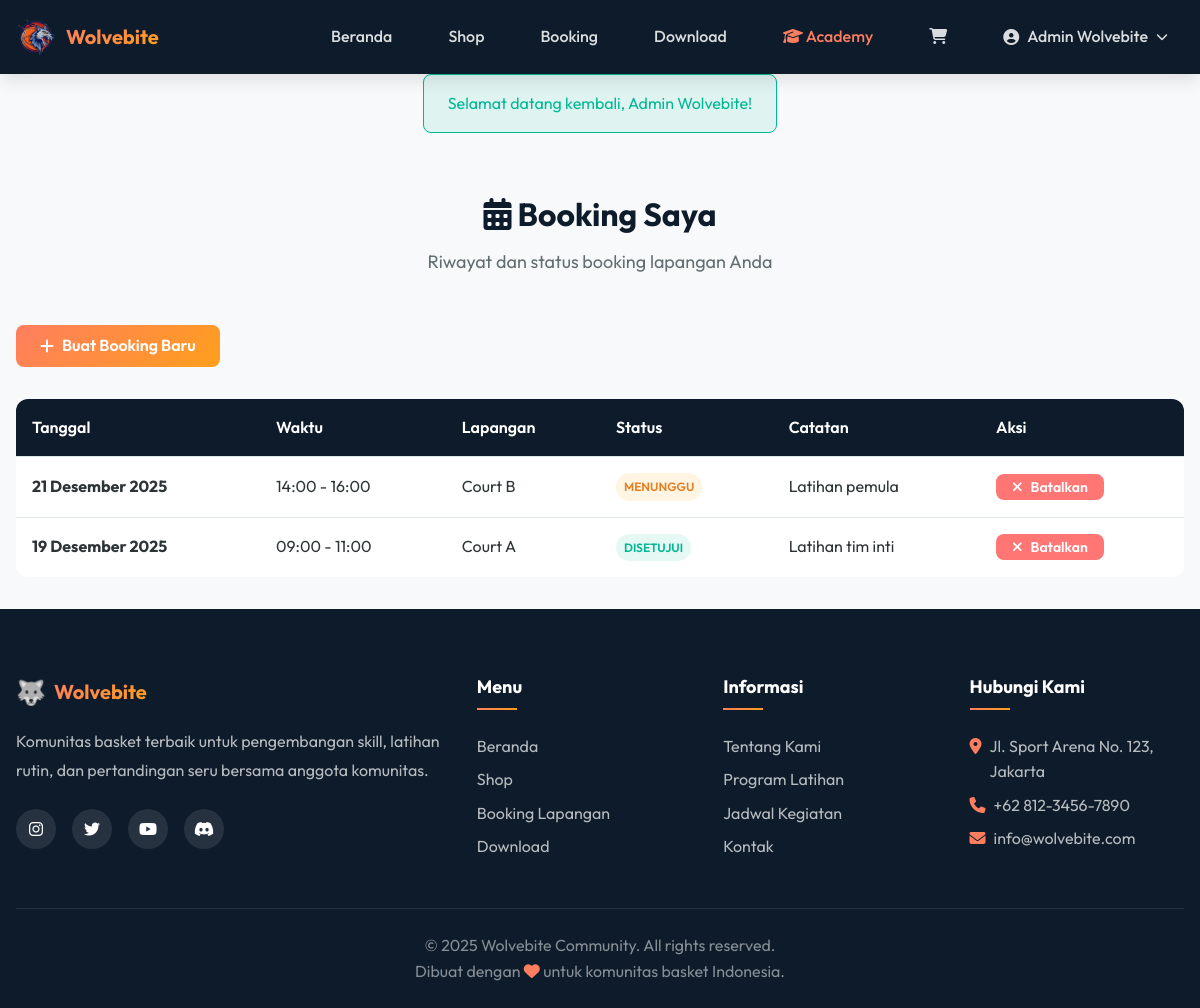
The page /my-bookings.php (signed in) on the database its author committed.
### tables this page shows
CREATE TABLE bookings (
    id INT AUTO_INCREMENT PRIMARY KEY,
    user_id INT NOT NULL,
    booking_date DATE NOT NULL,
    start_time TIME NOT NULL,
    end_time TIME NOT NULL,
    court_name VARCHAR(50) NOT NULL,
    status ENUM('pending', 'approved', 'rejected', 'completed', 'cancelled') DEFAULT 'pending',
    notes TEXT,
    created_at TIMESTAMP DEFAULT CURRENT_TIMESTAMP,
    updated_at TIMESTAMP DEFAULT CURRENT_TIMESTAMP ON UPDATE CURRENT_TIMESTAMP,
    FOREIGN KEY (user_id) REFERENCES users(id) ON DELETE CASCADE
);

### my-bookings.php (the view, shortened to what this page needs)
<?php
require_once 'includes/header.php';
$user_id = $_SESSION['user_id'];
$bookingsQuery = mysqli_query($conn, "SELECT * FROM bookings WHERE user_id = $user_id ORDER BY booking_date DESC, start_time DESC");
?>
<div class="container">
    <div class="section-header">
        <h1 class="section-title"><i class="fas fa-calendar-alt"></i> Booking Saya</h1>
        <p class="section-subtitle">Riwayat dan status booking lapangan Anda</p>
    </div>
    <div style="margin-bottom: var(--space-xl);">
        <a href="booking.php" class="btn btn-primary">
            <i class="fas fa-plus"></i> Buat Booking Baru
        </a>
    </div>
    <?php if (mysqli_num_rows($bookingsQuery) > 0): ?>
        <div class="table-responsive">
            <table class="table">
                <thead>
                    <tr>
                        <th>Tanggal</th>
                        <th>Waktu</th>
                        <th>Lapangan</th>
                        <th>Status</th>
                        <th>Catatan</th>
                        <th>Aksi</th>
                    </tr>
                </thead>
                <tbody>
                    <?php while ($booking = mysqli_fetch_assoc($bookingsQuery)): ?>
                        <tr>
                            <td>
                                <strong><?php echo formatDate($booking['booking_date']); ?></strong>
                            </td>
                            <td>
                                <?php echo formatTime($booking['start_time']); ?> -
                                <?php echo formatTime($booking['end_time']); ?>
                            </td>
                            <td><?php echo sanitize($booking['court_name']); ?></td>
                            <td>
                                <span class="badge <?php echo getStatusBadge($booking['status']); ?>">
                                    <?php echo getStatusLabel($booking['status']); ?>
                                </span>
                            </td>
                            <td>
                                <?php echo $booking['notes'] ? sanitize(substr($booking['notes'], 0, 30)) . (strlen($booking['notes']) > 30 ? '...' : '') : '-'; ?>
                            </td>
                            <td>
                                <?php if ($booking['status'] === 'pending' || $booking['status'] === 'approved'): ?>
                                    <?php if (strtotime($booking['booking_date']) >= strtotime('today')): ?>
                                        <form method="POST" style="display: inline;">
                                            <button type="submit" name="cancel_booking" class="btn btn-sm btn-danger"
                                                data-confirm="Yakin ingin membatalkan booking ini?">
                                                <i class="fas fa-times"></i> Batalkan
                                            </button>
                                        </form>
                                    <?php else: ?>
                                        <span class="text-muted">-</span>
                                    <?php endif; ?>
                                <?php else: ?>
                                    <span class="text-muted">-</span>
                                <?php endif; ?>
                            </td>
                        </tr>
                    <?php endwhile; ?>
                </tbody>
            </table>
        </div>
    <?php endif; ?>
</div>
<?php require_once 'includes/footer.php'; ?>

### assets/css/style.css (style rules this page uses)
:root { --primary-dark: #0d1b2a; --primary: #1f4068; --primary-light: #2a5298; --accent-color: #ff7e5f; --accent-alt: #ff9f1c; --accent-gradient: linear-gradient(135deg, #ff7e5f, #ff9f1c); --bg-color: #f8f9fa; --bg-dark: #0d1b2a; --card-bg: #ffffff; --text-color: #2d3436; --text-light: #636e72; --text-muted: #b2bec3; --border-color: #dfe6e9; --success: #00b894; --warning: #fdcb6e; --danger: #ff7675; --info: #74b9ff; --font-family: 'Outfit', sans-serif; --font-size-xs: 0.75rem; --font-size-sm: 0.875rem; --font-size-base: 1rem; --font-size-lg: 1.125rem; --font-size-xl: 1.25rem; --font-size-2xl: 1.5rem; --font-size-3xl: 2rem; --font-size-4xl: 2.5rem; --font-size-5xl: 3rem; --space-xs: 0.25rem; --space-sm: 0.5rem; --space-md: 1rem; --space-lg: 1.5rem; --space-xl: 2rem; --space-2xl: 3rem; --space-3xl: 4rem; --radius-sm: 0.375rem; --radius-md: 0.5rem; --radius-lg: 0.75rem; --radius-xl: 1rem; --radius-2xl: 1.5rem; --radius-full: 9999px; --shadow-sm: 0 1px 2px rgba(0, 0, 0, 0.05); --shadow-md: 0 4px 6px -1px rgba(0, 0, 0, 0.1); --shadow-lg: 0 10px 15px -3px rgba(0, 0, 0, 0.1); --shadow-xl: 0 20px 25px -5px rgba(0, 0, 0, 0.1); --shadow-glow: 0 0 30px rgba(255, 126, 95, 0.3); --transition-fast: 0.15s ease; --transition-base: 0.3s ease; --transition-slow: 0.5s ease; --container-max: 1200px; --container-padding: 1rem; }
*, *::before, *::after { margin: 0; padding: 0; box-sizing: border-box; }
html { scroll-behavior: smooth; }
body { font-family: var(--font-family); font-size: var(--font-size-base); line-height: 1.6; color: var(--text-color); background-color: var(--bg-color); min-height: 100vh; display: flex; flex-direction: column; }
a { text-decoration: none; color: inherit; transition: color var(--transition-fast); }
button, input, select, textarea { font-family: inherit; font-size: inherit; }
button { cursor: pointer; border: none; background: none; }
.container { max-width: var(--container-max); margin: 0 auto; padding: 0 var(--container-padding); }
.section-header { text-align: center; margin-bottom: var(--space-2xl); }
.section-title { font-size: var(--font-size-3xl); font-weight: 700; color: var(--primary-dark); margin-bottom: var(--space-sm); }
.section-subtitle { font-size: var(--font-size-lg); color: var(--text-light); }
.btn { display: inline-flex; align-items: center; justify-content: center; gap: var(--space-sm); padding: var(--space-sm) var(--space-lg); font-weight: 600; border-radius: var(--radius-md); transition: all var(--transition-fast); cursor: pointer; border: none; }
.btn-primary { background: var(--accent-gradient); color: #fff; }
.btn-danger { background: var(--danger); color: #fff; }
.btn-sm { padding: var(--space-xs) var(--space-md); font-size: var(--font-size-sm); }
.badge { display: inline-flex; align-items: center; padding: var(--space-xs) var(--space-sm); font-size: var(--font-size-xs); font-weight: 600; border-radius: var(--radius-full); text-transform: uppercase; }
.badge-success { background: rgba(0, 184, 148, 0.1); color: var(--success); }
.badge-warning { background: rgba(253, 203, 110, 0.2); color: #e67e22; }
.table-responsive { overflow-x: auto; }
.table { width: 100%; border-collapse: collapse; background: var(--card-bg); border-radius: var(--radius-lg); overflow: hidden; }
.table th, .table td { padding: var(--space-md); text-align: left; border-bottom: 1px solid var(--border-color); }
.table th { background: var(--primary-dark); color: #fff; font-weight: 600; }
.table tbody tr:last-child td { border-bottom: none; }

### rows shown on the page
bookings: booking_date "21 Desember 2025", start_time "14:00", end_time "16:00", court_name "Court B", status "MENUNGGU", notes "Latihan pemula"
bookings: booking_date "19 Desember 2025", start_time "09:00", end_time "11:00", court_name "Court A", status "DISETUJUI", notes "Latihan tim inti"

### other values the page prints
$_SESSION['username'] "Admin Wolvebite"
$message "Selamat datang kembali, Admin Wolvebite!"
